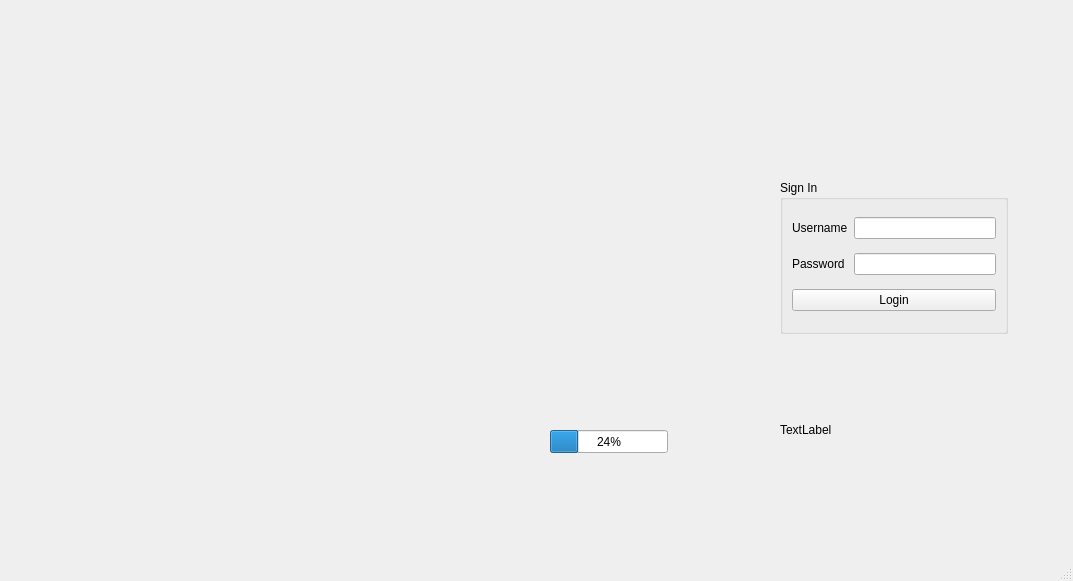
<?xml version="1.0" encoding="UTF-8"?>
<ui version="4.0">
 <class>MainWindow</class>
 <widget class="QMainWindow" name="MainWindow">
  <property name="geometry">
   <rect>
    <x>0</x>
    <y>0</y>
    <width>1073</width>
    <height>581</height>
   </rect>
  </property>
  <property name="windowTitle">
   <string>MainWindow</string>
  </property>
  <widget class="QWidget" name="centralwidget">
   <widget class="QGroupBox" name="groupBox">
    <property name="geometry">
     <rect>
      <x>780</x>
      <y>180</y>
      <width>228</width>
      <height>154</height>
     </rect>
    </property>
    <property name="minimumSize">
     <size>
      <width>228</width>
      <height>154</height>
     </size>
    </property>
    <property name="title">
     <string>Sign In</string>
    </property>
    <layout class="QVBoxLayout" name="verticalLayout">
     <item>
      <layout class="QHBoxLayout" name="horizontalLayout">
       <item>
        <widget class="QLabel" name="u">
         <property name="text">
          <string>Username</string>
         </property>
        </widget>
       </item>
       <item>
        <widget class="QLineEdit" name="username_2"/>
       </item>
      </layout>
     </item>
     <item>
      <layout class="QHBoxLayout" name="horizontalLayout_2">
       <item>
        <widget class="QLabel" name="p">
         <property name="text">
          <string>Password </string>
         </property>
        </widget>
       </item>
       <item>
        <widget class="QLineEdit" name="password_2">
         <property name="echoMode">
          <enum>QLineEdit::Password</enum>
         </property>
        </widget>
       </item>
      </layout>
     </item>
     <item>
      <widget class="QPushButton" name="login">
       <property name="text">
        <string>Login</string>
       </property>
      </widget>
     </item>
    </layout>
   </widget>
   <widget class="QLabel" name="labelpic">
    <property name="geometry">
     <rect>
      <x>280</x>
      <y>90</y>
      <width>441</width>
      <height>351</height>
     </rect>
    </property>
    <property name="text">
     <string/>
    </property>
   </widget>
   <widget class="QLabel" name="label">
    <property name="geometry">
     <rect>
      <x>780</x>
      <y>420</y>
      <width>63</width>
      <height>20</height>
     </rect>
    </property>
    <property name="text">
     <string>TextLabel</string>
    </property>
   </widget>
   <widget class="QProgressBar" name="progressBar">
    <property name="geometry">
     <rect>
      <x>550</x>
      <y>430</y>
      <width>118</width>
      <height>23</height>
     </rect>
    </property>
    <property name="value">
     <number>24</number>
    </property>
   </widget>
   <zorder>labelpic</zorder>
   <zorder>groupBox</zorder>
   <zorder>label</zorder>
   <zorder>progressBar</zorder>
  </widget>
  <widget class="QMenuBar" name="menubar">
   <property name="geometry">
    <rect>
     <x>0</x>
     <y>0</y>
     <width>1073</width>
     <height>25</height>
    </rect>
   </property>
  </widget>
  <widget class="QStatusBar" name="statusbar"/>
 </widget>
 <resources/>
 <connections/>
</ui>
